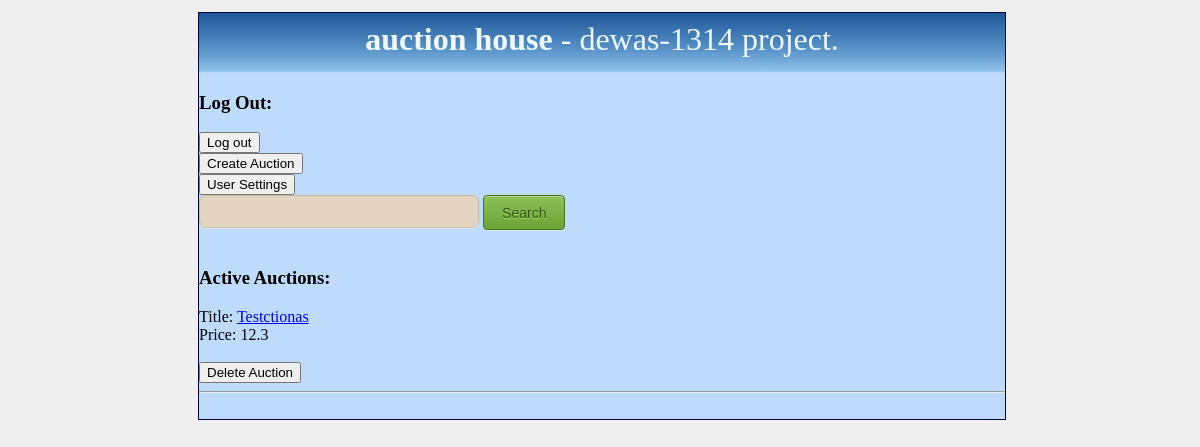
The app's page /auctionhouse/ (signed in), older data.
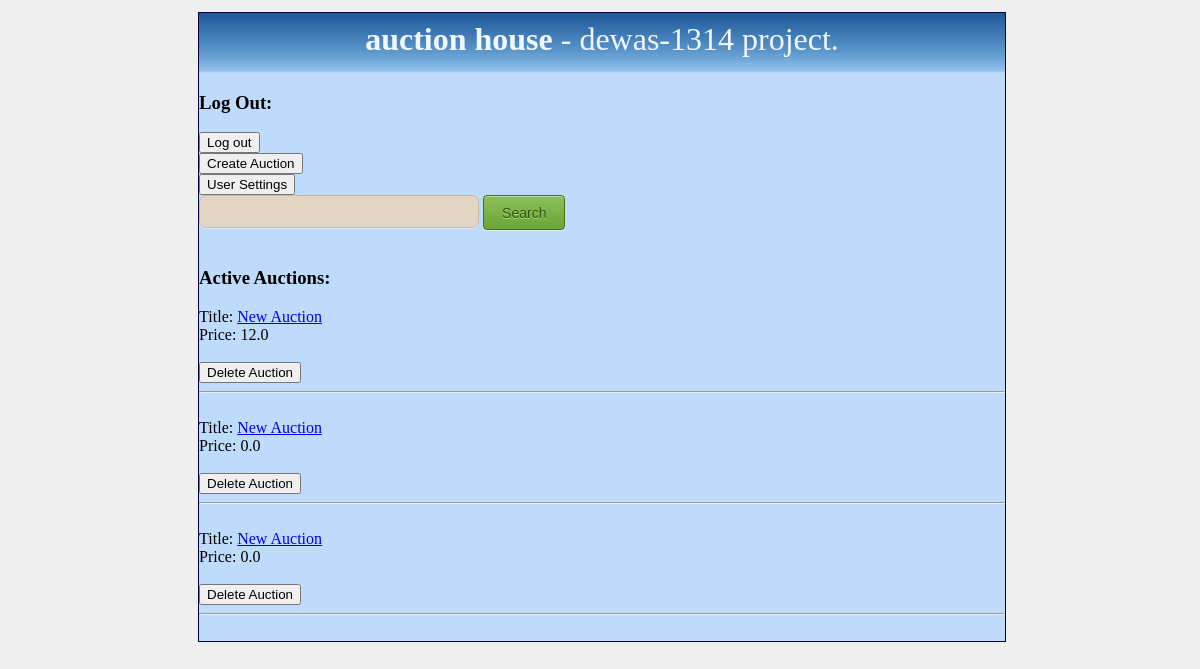
The same page, newer data.
### AuctionApp/models.py (models this page shows, shortened)
class Auction(models.Model):
    id = models.AutoField(primary_key=True)
    ownerid = models.ForeignKey(User, related_name="created")
    starttime = models.DateTimeField(default=datetime.utcnow(), blank=True)
    endtime = models.DateTimeField(default=timezone.now(), blank=True)
    title = models.CharField(max_length=30, default="New Auction")
    content = models.TextField()
    version = models.IntegerField(default=0)
    min_price = models.FloatField(default=0.00)
    is_active = models.BooleanField(default=False)
    is_locked = models.BooleanField(default=False)
    latest_bid_by = models.ForeignKey(User, related_name="bids")

### AuctionApp/views.py (the view)
def home(request):
    if request.method == "POST":
        if request.POST.get('login', ''):
            log_in(request)
        elif request.POST.get('', 'reguser'):
            return render(request, "register_user.html")
    if request.user.is_superuser:
        auctions = Auction.objects.order_by('starttime')
    else:
        auctions = Auction.objects.filter(is_active=True)
    if request.method == "GET":
        if request.GET.get('searchbutton'):
            searchvalue = request.GET['searchfield']
            if not searchvalue == "":
                auctions = Auction.objects.filter(title=searchvalue)
    if not 'loggedin' in request.session:
        request.session['loggedin'] = 0
    return render(request, "index.html", {'auctions': auctions, 'loggedin': request.session['loggedin'],
                                          'user': request.user})

### templates/index.html (shortened to what this page needs)
{% include "head.html" %}
{% include "body.html" %}
{% if loggedin == True %}
	<h3>Log Out:</h3>
	<form action="/logout/" method="post">
		<input type="submit" value="Log out">
	</form>
	<form action="/auction/" method="post">
		<input type="submit" value="Create Auction">
	</form>
	<form action="/userprofile/" method="post">
		<input type="submit" value="User Settings">
	</form>
{% endif %}
<form action="/auctionhouse/" method="get">
	<input class="form-field" type="search" name="searchfield">
	<input class="submit-button" type="submit" name="searchbutton" value="Search">
</form>
<h3>Active Auctions:</h3>
{% for i in auctions %}
	Title: <a href="/auction/{{ i.id }}/">{{ i.title }}</a><br>
	Price: {{ i.min_price }}<br><br>
	{% if user.is_superuser %}
		<form action="/deleteauction/{{ i.id }}/" method="post">
			<input type="submit" name="delauction" value="Delete Auction">
		</form>
	{% endif %}
	<hr>
	<br>
{% endfor %}
{% include "footer.html" %}

### templates/head.html (shortened to what this page needs)
<!doctype html>
<html>
<head>
	{% load staticfiles %}
	<link rel="stylesheet" type="text/css" href="/static/style.css" media="screen"/>
</head>

### templates/body.html (shortened to what this page needs)
<body>
<div class="playGround">
	<header>
		<div id="header">
			<strong><p id="bigTitle">Auction House</strong> - dewas-1314 project.</p>
		</div>
	</header>

### templates/footer.html (shortened to what this page needs)
<footer>
</footer>
</div>
</body>
</html>

### static/style.css (style rules this page uses)
body { width: 99%; height: 99%; background-color: #EFEFEF; }
.playGround { border-top: 1px solid #010438; border-left: 1px solid #010438; border-right: 1px solid #010438; margin-top: 1%; margin-left: 16%; margin-right: 16%; background-color: #bfdbfc; }
header { display: block; width: 100%; height: 60px; background: -moz-linear-gradient(top, rgba(30, 87, 153, 1) 0%, rgba(89, 148, 202, 1) 62%, rgba(121, 181, 229, 0.7) 96%, rgba(125, 185, 232, 0) 100%); background: -webkit-gradient(linear, left top, left bottom, color-stop(0%, rgba(30, 87, 153, 1)), color-stop(62%, rgba(89, 148, 202, 1)), color-stop(96%, rgba(121, 181, 229, 0.7)), color-stop(100%, rgba(125, 185, 232, 0))); background: -webkit-linear-gradient(top, rgba(30, 87, 153, 1) 0%, rgba(89, 148, 202, 1) 62%, rgba(121, 181, 229, 0.7) 96%, rgba(125, 185, 232, 0) 100%); background: -o-linear-gradient(top, rgba(30, 87, 153, 1) 0%, rgba(89, 148, 202, 1) 62%, rgba(121, 181, 229, 0.7) 96%, rgba(125, 185, 232, 0) 100%); background: -ms-linear-gradient(top, rgba(30, 87, 153, 1) 0%, rgba(89, 148, 202, 1) 62%, rgba(121, 181, 229, 0.7) 96%, rgba(125, 185, 232, 0) 100%); background: linear-gradient(to bottom, rgba(30, 87, 153, 1) 0%, rgba(89, 148, 202, 1) 62%, rgba(121, 181, 229, 0.7) 96%, rgba(125, 185, 232, 0) 100%); filter: progid:DXImageTransform.Microsoft.gradient(startColorstr='#1e5799', endColorstr='#007db9e8', GradientType=0); }
#bigTitle { color: aliceblue; font-size: xx-large; margin: auto; padding-top: 1%; text-align: center; text-transform: lowercase; }
footer { border-bottom: 1px solid #010438; }
.form-field { border: 1px solid #c9b7a2; background: #e4d5c3; -webkit-border-radius: 7px; -moz-border-radius: 7px; border-radius: 7px; color: #c9b7a2; -webkit-box-shadow: rgba(255, 255, 255, 0.4) 0 1px 0, inset rgba(000, 000, 000, 0.7) 0 0px 0px; -moz-box-shadow: rgba(255, 255, 255, 0.4) 0 1px 0, inset rgba(000, 000, 000, 0.7) 0 0px 0px; box-shadow: rgba(255, 255, 255, 0.4) 0 1px 0, inset rgba(000, 000, 000, 0.7) 0 0px 0px; padding: 8px; margin-bottom: 20px; width: 280px; }

Row changes from the older to the newer data that the page shows:
changed Auction (number 1 of 3 on the later page): title "Testctionas" → "New Auction"; min_price "12.3" → "12.0"
added Auction: title "New Auction", min_price "0.0"
added Auction: title "New Auction", min_price "0.0"
